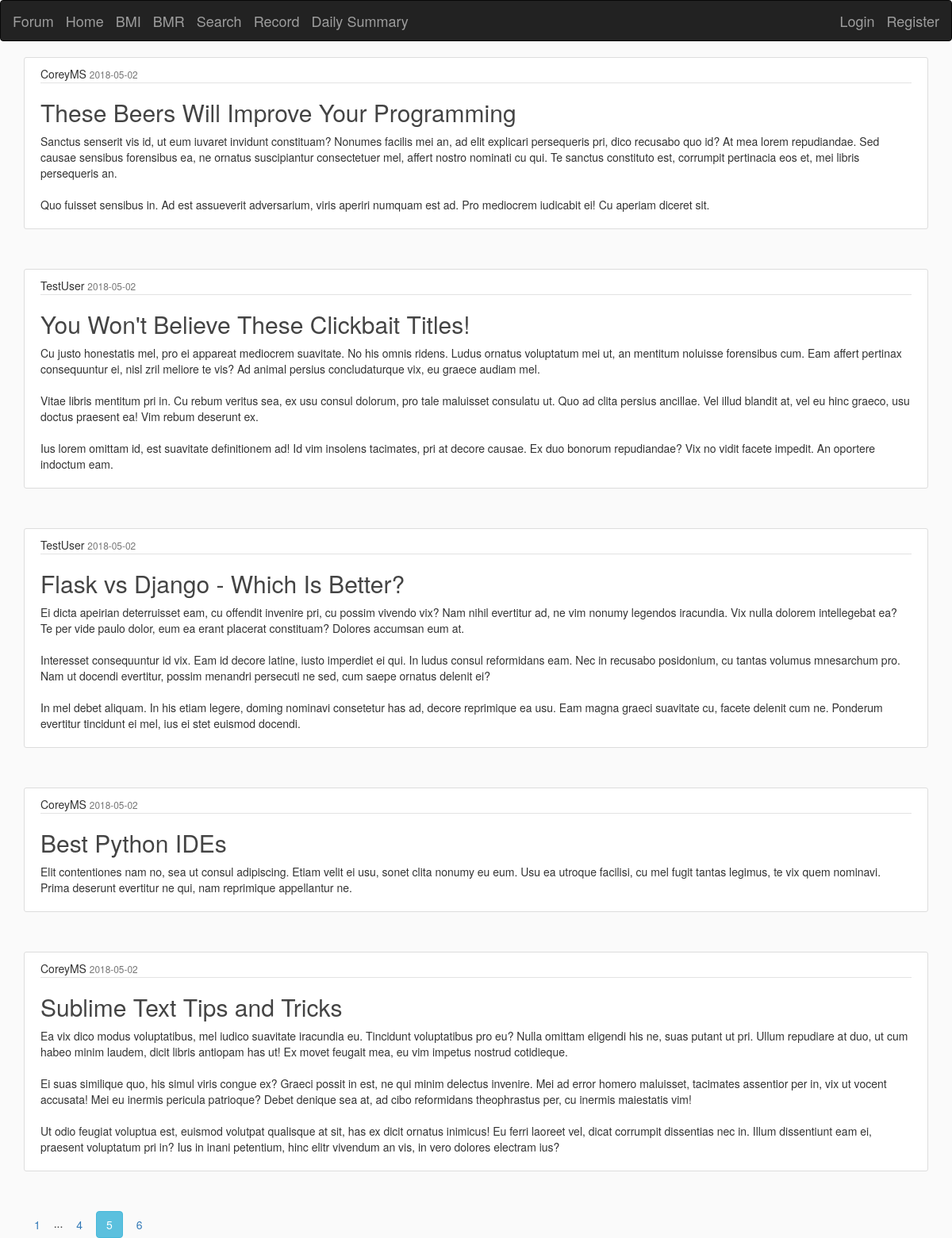
The app's page /home?page=5, older data.
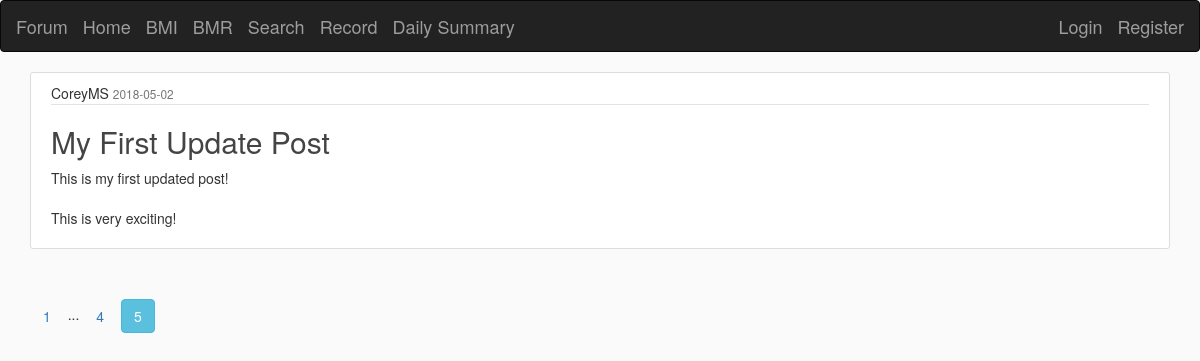
The same page, newer data.
### app_folder/models.py (models this page shows, shortened)
class Post(db.Model):
    id = db.Column(db.Integer, primary_key=True)
    title = db.Column(db.String(100), nullable=False)
    date_posted = db.Column(db.DateTime, nullable=False, default=datetime.utcnow)
    content = db.Column(db.Text, nullable=False)
    user_id = db.Column(db.Integer, db.ForeignKey('user.id'), nullable=False)

class User(db.Model, UserMixin):
    id = db.Column(db.Integer, primary_key=True)
    username = db.Column(db.String(20), unique=True, nullable=False)
    email = db.Column(db.String(120), unique=True, nullable=False)
    password = db.Column(db.String(60), nullable=False)
    posts = db.relationship('Post', backref='author', lazy=True)

### app_folder/routes.py (the view)
@app.route("/")
@app.route("/home")
def home():
    page = request.args.get('page', 1, type=int)
    posts = Post.query.order_by(Post.date_posted.desc()).paginate(page=page, per_page=5)
    return render_template('home.html', posts=posts)

### app_folder/templates/home.html
{% extends "layout.html" %}
{% block content %}
    {% for post in posts.items %}
        <article class="media content-section">
          <div class="media-body">
            <div class="article-metadata">
              <span class="mr-2" >{{ post.author.username }}</span>
              <small class="text-muted">{{ post.date_posted.strftime('%Y-%m-%d') }}</small>
            </div>
            <h2><span class="article-title" >{{ post.title }}</span></h2>
            <p class="article-content">{{ post.content }}</p>
          </div>
        </article>
    {% endfor %}
    {% for page_num in posts.iter_pages(left_edge=1, right_edge=1, left_current=1, right_current=2) %}
      {% if page_num %}
        {% if posts.page == page_num %}
          <a class="btn btn-info mb-4" href="{{ url_for('home', page=page_num) }}">{{ page_num }}</a>
        {% else %}
          <a class="btn btn-outline-info mb-4" href="{{ url_for('home', page=page_num) }}">{{ page_num }}</a>
        {% endif %}
      {% else %}
        ...
      {% endif %}
    {% endfor %}
{% endblock content %}

Row changes from the older to the newer data that the page shows:
no longer on this page (row unchanged): Post: author.username "CoreyMS", date_posted "2018-05-02", title "These Beers Will Improve Your Programming", content "Sanctus senserit vis id, ut eum iuvaret invidunt constituam? Nonumes facilis mei an, ad elit explicari persequeris pri, dico recusabo quo id? At mea lorem repudiandae. Sed causae sensibus forensibus ea, ne ornatus suscipiantur consectetuer mel, affert nostro nominati cu qui. Te sanctus constituto est, corrumpit pertinacia eos et, mei libris persequeris an. Quo fuisset sensibus in. Ad est assueverit adversarium, viris aperiri numquam est ad. Pro mediocrem iudicabit ei! Cu aperiam diceret sit."
removed Post: author.username "TestUser", date_posted "2018-05-02", title "You Won't Believe These Clickbait Titles!", content "Cu justo honestatis mel, pro ei appareat mediocrem suavitate. No his omnis ridens. Ludus ornatus voluptatum mei ut, an mentitum noluisse forensibus cum. Eam affert pertinax consequuntur ei, nisl zril meliore te vis? Ad animal persius concludaturque vix, eu graece audiam mel. Vitae libris mentitum pri in. Cu rebum veritus sea, ex usu consul dolorum, pro tale maluisset consulatu ut. Quo ad clita persius ancillae. Vel illud blandit at, vel eu hinc graeco, usu doctus praesent ea! Vim rebum deserunt ex. Ius lorem omittam id, est suavitate definitionem ad! Id vim insolens tacimates, pri at decore causae. Ex duo bonorum repudiandae? Vix no vidit facete impedit. An oportere indoctum eam."
removed Post: author.username "TestUser", date_posted "2018-05-02", title "Flask vs Django - Which Is Better?", content "Ei dicta apeirian deterruisset eam, cu offendit invenire pri, cu possim vivendo vix? Nam nihil evertitur ad, ne vim nonumy legendos iracundia. Vix nulla dolorem intellegebat ea? Te per vide paulo dolor, eum ea erant placerat constituam? Dolores accumsan eum at. Interesset consequuntur id vix. Eam id decore latine, iusto imperdiet ei qui. In ludus consul reformidans eam. Nec in recusabo posidonium, cu tantas volumus mnesarchum pro. Nam ut docendi evertitur, possim menandri persecuti ne sed, cum saepe ornatus delenit ei? In mel debet aliquam. In his etiam legere, doming nominavi consetetur has ad, decore reprimique ea usu. Eam magna graeci suavitate cu, facete delenit cum ne. Ponderum…"
no longer on this page (row unchanged): Post: author.username "CoreyMS", date_posted "2018-05-02", title "Best Python IDEs", content "Elit contentiones nam no, sea ut consul adipiscing. Etiam velit ei usu, sonet clita nonumy eu eum. Usu ea utroque facilisi, cu mel fugit tantas legimus, te vix quem nominavi. Prima deserunt evertitur ne qui, nam reprimique appellantur ne."
no longer on this page (row unchanged): Post: author.username "CoreyMS", date_posted "2018-05-02", title "Sublime Text Tips and Tricks", content "Ea vix dico modus voluptatibus, mel iudico suavitate iracundia eu. Tincidunt voluptatibus pro eu? Nulla omittam eligendi his ne, suas putant ut pri. Ullum repudiare at duo, ut cum habeo minim laudem, dicit libris antiopam has ut! Ex movet feugait mea, eu vim impetus nostrud cotidieque. Ei suas similique quo, his simul viris congue ex? Graeci possit in est, ne qui minim delectus invenire. Mei ad error homero maluisset, tacimates assentior per in, vix ut vocent accusata! Mei eu inermis pericula patrioque? Debet denique sea at, ad cibo reformidans theophrastus per, cu inermis maiestatis vim! Ut odio feugiat voluptua est, euismod volutpat qualisque at sit, has ex dicit ornatus inimicus! Eu…"
now on this page (row unchanged): Post: author.username "CoreyMS", date_posted "2018-05-02", title "My First Update Post", content "This is my first updated post! This is very exciting!"
Text that changed along with them:
list line gone: "6"
